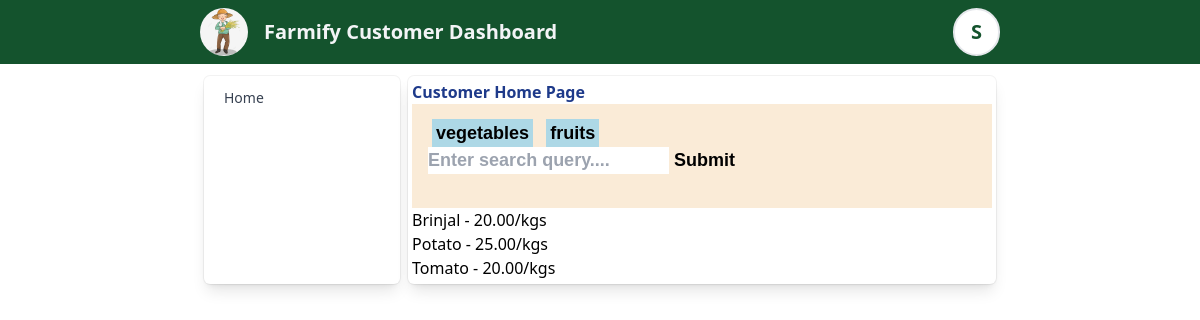
/customer/home (signed in), run on an earlier commit of the app's database.
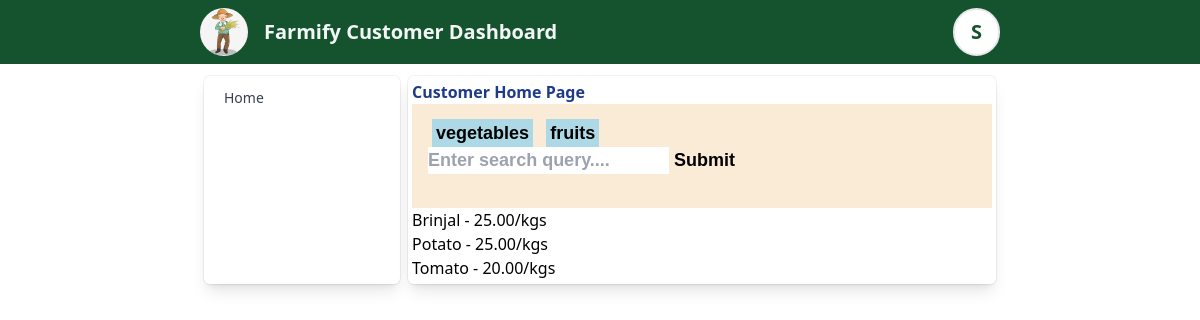
And on a later commit of the database.
### Authentication/models.py (models this page shows, shortened)
class CustomUser(AbstractBaseUser, PermissionsMixin):
    ADMIN = 'admin'
    FARMER = 'farmer'
    CUSTOMER = 'customer'
    ROLES = [
        (ADMIN,'Admin'),
        (FARMER,'Farmer'),
        (CUSTOMER,'Customer')
    ]
    phone_number = models.CharField(max_length=15, unique=True)
    first_name = models.CharField(max_length=30)
    last_name = models.CharField(max_length=30)
    is_active = models.BooleanField(default=True)
    is_staff = models.BooleanField(default=False)
    role = models.CharField(max_length=10,choices=ROLES, default=ADMIN)
    objects = CustomUserManager()
    USERNAME_FIELD = 'phone_number'
    REQUIRED_FIELDS = ['first_name']

### Farmer/models.py (models this page shows, shortened)
class Category(models.Model):
    CATEGORIES = [
        ('vegetables','Vegetables'),
        ('fruits','Fruits')
    ]
    name = models.CharField(max_length=50,choices=CATEGORIES,unique=True)
    def __str__(self):
        return self.name

class Product(models.Model):
    UNITS = [
        ('kilograms', 'kgs'),
        ('liters', 'ltrs')
    ]
    user = models.ForeignKey(
        settings.AUTH_USER_MODEL,
        on_delete=models.CASCADE,
        related_name='products'
    )
    category = models.ForeignKey(
        Category,
        on_delete=models.CASCADE,
        related_name='products'
    )
    name = models.CharField(max_length=100)
    description = models.TextField()
    measure_unit = models.CharField(max_length=10,choices=UNITS)
    quantity = models.PositiveIntegerField()
    discounted_price = models.DecimalField(max_digits=10,decimal_places=2,null=True)
    price = models.DecimalField(max_digits=10,decimal_places=2)
    created_at = models.DateTimeField(auto_now_add=True)
    updated_at = models.DateTimeField(auto_now=True)
    def __str__(self):
        return f'{self.name} - {self.price}/{self.measure_unit}'
    class Meta:
        ordering = ['-created_at']

### Customer/views.py (the view)
# urls.py: path('home',customer_view.home,name="Customer Home")
@role_required('customer')
def home(request:HttpRequest):
    products = None
    search_query = None
    categories = Category.objects.all()
    if request.method == 'POST':
        search_query = request.POST.get('search')
    else:
        search_query = request.GET.get('category')
    if search_query:
        products = Product.objects.filter(
            Q(name__icontains=search_query) |
            Q(description__icontains=search_query) |
            Q(category__name__icontains=search_query) |
            Q(user__first_name__icontains=search_query) |
            Q(user__last_name__icontains=search_query)
        )
    else:
        products = Product.objects.all()
    context = {'products': products, 'categories': categories, 'options': options}
    return render(request, 'customer/home.html', context)

### templates/customer/home.html (shortened to what this page needs)
{% extends "../base.html" %}
{% block style %}
    {% load static %}
    <link rel="stylesheet" href="{% static 'customer/css/home.css' %}">
{% endblock style %}
{% block body %}
<div>
    <h3 class="text-blue-900 font-bold">Customer Home Page</h3>
    <nav>
        <div>
            {% for category in categories %}
                <a href='/customer/home?category={{category}}'>
                    <nav-item>{{category}}</nav-item>
                </a>
            {% endfor %}
        <div>
        <div>
            <form method="post" action='/customer/home'>
                <input type='text' name='search' placeholder='Enter search query....'/>
                <input type='submit' value='Submit' />
            </form>
        </div>
    </nav>
    <div>
        {% for product in products %}
            <div>
                {{product}}
            <div>
        {% endfor %}
    </div>
</div>
{% endblock body %}

### templates/base.html (shortened to what this page needs)
{% load static %}
<html lang="en">
  <head>
    <link rel="stylesheet" href="https://cdn.jsdelivr.net/npm/swiper@11/swiper-bundle.min.css"/>
    <script src="https://cdn.tailwindcss.com"></script>
    {% block style %}{% endblock style %}
  </head>
  <body>
    <div class="block w-full">
      <div class="nav py-2 bg-green-900 text-white w-full flex justify-center">
        <div class="w-2/3 flex justify-between items-center">
          <div class="flex items-center">
            <img src="{% static 'farmer/images/farmer.jpg' %}" alt="Img" class="w-12 rounded-full mr-4" />
            {% if user.role == 'customer' %}
              <h1 class="text-xl font-semibold text-gray-100">Farmify Customer Dashboard</h1>
            {% elif user.role == 'farmer' %}
              <h1 class="text-xl font-semibold text-gray-100">Farmify Farmer Dashboard</h1>
            {% else %}
              <h1 class="text-xl font-semibold text-gray-100">Farmify Dashboard</h1>
            {% endif %}
          </div>
          {% if user.is_authenticated %}
            <a href="/auth/signout">
              <div class="border-solid border-2 border-white-600 px-4 py-2 rounded-full text-xl font-bold text-green-900 bg-white cursor-pointer">
              {{user.first_name.0}}
              </div>
            </a>
          {% else %}
          <a href="/auth/signout">
            <div class="border-solid border-2 border-white-600 p-2 rounded-full text-xl font-bold text-green-900 bg-white cursor-pointer">
              <img class="w-7 text-green-900" src="https://img.icons8.com/ios-filled/50/login-rounded-right.png" alt="login-rounded-right"/>
            </div>
          </a>
          {% endif %}
        </div>
      </div>
      <div class="main-container w-full flex justify-center py-2 relative">
          <div class="w-2/3 flex">
            {% if user.is_authenticated %}
              <div class="side-nav border-solid ring-1 w-1/4 p-1 m-1 rounded-md bg-white shadow-lg  ring-black/5">
                {% for key, value in options.items %}
                <a href="{{value}}" >
                  <div class="side-nav-item block px-4 py-2 text-sm text-gray-700 hover:bg-gray-100">
                    {{key}}
                  </div>
                </a>
                {% endfor %}
              </div>
            {% endif %}
            <div class="main-content ring-1
            {% if user.is_authenticated %}w-3/4{% else %}w-full{% endif %}
            p-1 m-1 rounded-md bg-white shadow-lg  ring-black/5">
              {% block body %}{% endblock body %}
            </div>
          </div>
      </div>
    </div>
  </body>
</html>

### static/customer/css/home.css (style rules this page uses)
nav { width: 100%; background-color: antiquewhite; font-size: 18px; font-family: sans-serif; font-weight: bold; padding:1rem; display: flex; }
nav-item { color: black; background-color: lightblue; padding: 4px; margin: 4px; }

What changed in the data, as far as the page shows it:
removed Product: name+price+measure_unit "Brinjal - 20.00/kgs"
added Product: name+price+measure_unit "Brinjal - 25.00/kgs"
